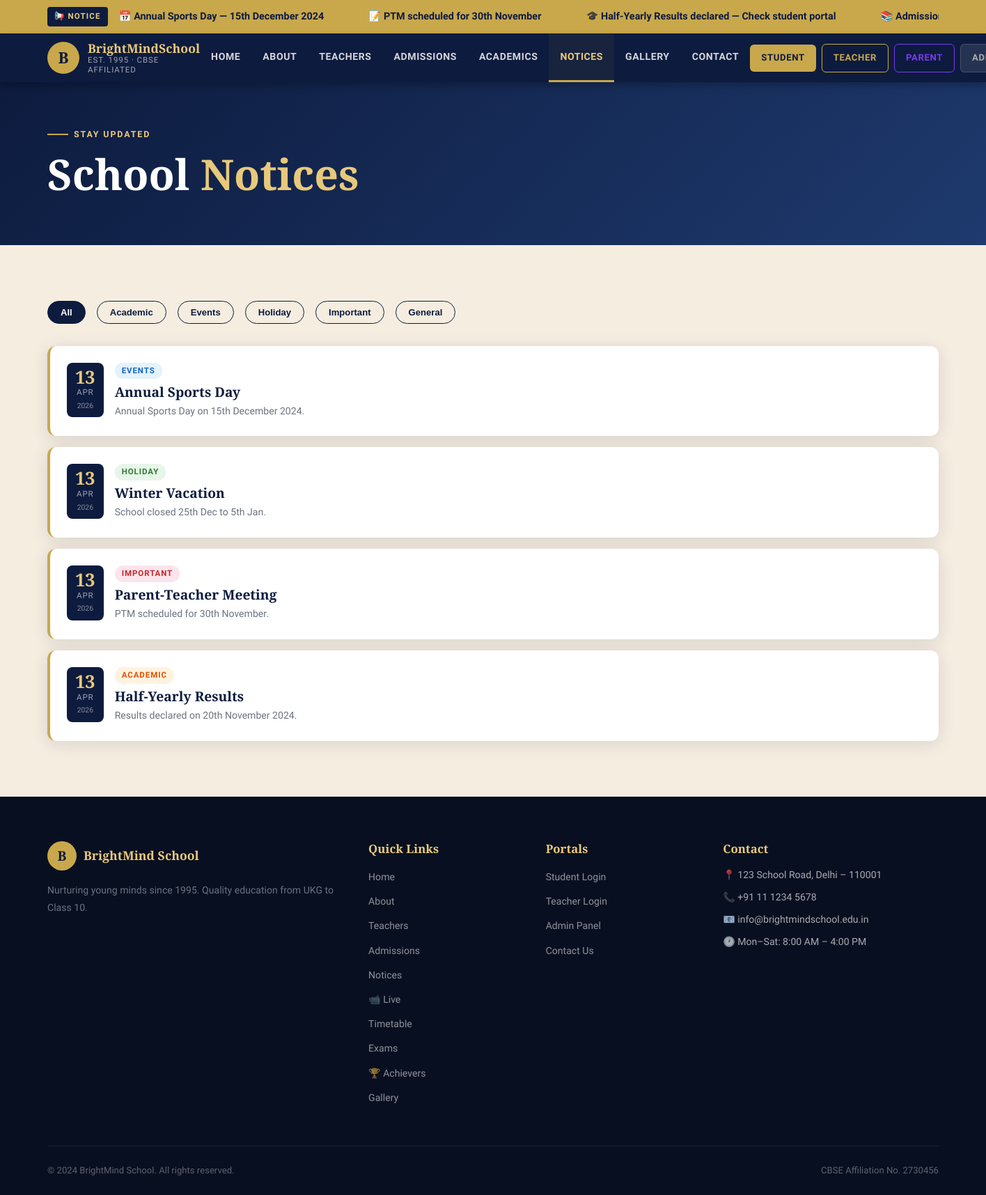
Screenshot of /notices with the database file from the repository.
### tables this page shows
CREATE TABLE notices (
            id INTEGER PRIMARY KEY AUTOINCREMENT,
            title TEXT NOT NULL, content TEXT NOT NULL,
            category TEXT DEFAULT "General",
            created_at TIMESTAMP DEFAULT CURRENT_TIMESTAMP
        );

### app.py (the view)
@app.route('/notices')
def notices():
    db = get_db()
    all_notices = db.execute('SELECT * FROM notices ORDER BY created_at DESC').fetchall()
    return render_template('notices.html', notices=all_notices)

### database/db.py (called while the page is built)
def get_db():
    db = getattr(g, '_database', None)
    if db is None:
        db = g._database = sqlite3.connect(DATABASE)
        db.row_factory = sqlite3.Row
        db.execute("PRAGMA foreign_keys = OFF")
    return db

### templates/notices.html (shortened to what this page needs)
{% extends 'base.html' %}
{% block content %}
<section style="background:linear-gradient(135deg,var(--navy),#1e3a6e);padding:4rem 2rem;color:var(--white);">
  <div style="max-width:1280px;margin:0 auto;">
    <div class="section-label" style="color:var(--gold-lt);">Stay Updated</div>
    <h1 style="color:var(--white);">School <em style="color:var(--gold-lt);font-style:normal;">Notices</em></h1>
  </div>
</section>
<section class="section bg-warm">
  <div class="section-inner">
    <div style="display:flex;flex-wrap:wrap;gap:1rem;margin-bottom:2rem;">
      {% for cat in ['All','Academic','Events','Holiday','Important','General'] %}
      <button onclick="filterNotice('{{ cat }}')" id="filter-{{ cat }}"
        style="padding:8px 18px;border-radius:20px;border:1.5px solid var(--navy);background:transparent;color:var(--navy);font-weight:700;font-size:0.82rem;cursor:pointer;transition:all 0.2s;">
        {{ cat }}
      </button>
      {% endfor %}
    </div>
    <div style="display:flex;flex-direction:column;gap:1rem;" id="noticeList">
      {% for notice in notices %}
      <div class="notice-card" data-cat="{{ notice['category'] }}">
        <div class="nc-date">
          <div class="day">{{ notice['created_at'][:10].split('-')[2] }}</div>
          <div class="mon">{{ ['Jan','Feb','Mar','Apr','May','Jun','Jul','Aug','Sep','Oct','Nov','Dec'][notice['created_at'][:10].split('-')[1]|int-1] }}</div>
          <div style="font-size:0.65rem;color:rgba(255,255,255,0.5);">{{ notice['created_at'][:4] }}</div>
        </div>
        <div class="nc-body" style="flex:1;">
          <div style="display:flex;align-items:center;gap:0.5rem;margin-bottom:0.4rem;">
            <span class="notice-badge badge-{{ notice['category']|lower }}">{{ notice['category'] }}</span>
          </div>
          <h4>{{ notice['title'] }}</h4>
          <p>{{ notice['content'] }}</p>
        </div>
      </div>
      {% endfor %}
    </div>
  </div>
</section>
{% endblock %}

### static/css/style.css (style rules this page uses)
:root { --navy: #0d1b3e; --navy-mid:#1a2f5e; --navy-lt: #243a73; --gold: #c9a84c; --gold-lt: #e8c97b; --gold-dk: #a07830; --cream: #fdf8f0; --warm: #f5ede0; --text: #1e1e2e; --muted: #6b7280; --white: #ffffff; --green: #2e7d32; --red: #c62828; --orange: #e65100; --shadow: 0 4px 24px rgba(13,27,62,0.12); --shadow-lg: 0 12px 48px rgba(13,27,62,0.18); --radius: 12px; --radius-lg: 20px; --transition: all 0.3s cubic-bezier(0.4, 0, 0.2, 1); }
*, *::before, *::after { box-sizing: border-box; margin: 0; padding: 0; }
html { scroll-behavior: smooth; font-size: 16px; }
body { font-family: 'Source Sans 3', sans-serif; color: var(--text); background: var(--cream); line-height: 1.7; overflow-x: hidden; }
h1,h2,h3,h4,h5 { font-family: 'Cormorant Garamond', serif; line-height: 1.25; }
h1 { font-size: clamp(2.2rem, 5vw, 3.8rem); font-weight: 700; }
h4 { font-size: 1.2rem; font-weight: 600; }
p { font-size: 1rem; color: var(--muted); }
.section { padding: 5rem 2rem; }
.section-inner { max-width: 1280px; margin: 0 auto; }
.section-label { font-size: 0.78rem; font-weight: 700; letter-spacing: 0.15em; text-transform: uppercase; color: var(--gold-dk); display: flex; align-items: center; gap: 8px; margin-bottom: 0.5rem; }
.section-label::before { content: ''; width: 30px; height: 2px; background: var(--gold); }
.bg-warm { background: var(--warm); }
.notice-card { background: var(--white); border-radius: var(--radius); padding: 1.5rem; border-left: 4px solid var(--gold); box-shadow: var(--shadow); display: flex; gap: 1rem; align-items: flex-start; transition: var(--transition); }
.notice-card .nc-date { text-align: center; flex-shrink: 0; background: var(--navy); color: var(--white); border-radius: 8px; padding: 8px 12px; min-width: 50px; }
.notice-card .nc-date .day { font-family: 'Cormorant Garamond', serif; font-size: 1.6rem; font-weight: 700; color: var(--gold-lt); line-height: 1; }
.notice-card .nc-date .mon { font-size: 0.72rem; text-transform: uppercase; letter-spacing: 0.08em; color: rgba(255,255,255,0.6); }
.notice-card .nc-body h4 { color: var(--navy); margin-bottom: 0.25rem; }
.notice-card .nc-body p { font-size: 0.88rem; }
.notice-badge { display: inline-block; font-size: 0.72rem; font-weight: 700; padding: 2px 10px; border-radius: 20px; text-transform: uppercase; letter-spacing: 0.08em; }
.badge-events { background: #e3f2fd; color: #1565c0; }
.badge-important { background: #fce4ec; color: #c62828; }
.badge-holiday { background: #e8f5e9; color: #2e7d32; }
.badge-academic { background: #fff3e0; color: #e65100; }

### rows the page displays
notices: created_at "13", created_at "APR", created_at "2026", category "EVENTS", title "Annual Sports Day", content "Annual Sports Day on 15th December 2024."
notices: created_at "13", created_at "APR", created_at "2026", category "HOLIDAY", title "Winter Vacation", content "School closed 25th Dec to 5th Jan."
notices: created_at "13", created_at "APR", created_at "2026", category "IMPORTANT", title "Parent-Teacher Meeting", content "PTM scheduled for 30th November."
notices: created_at "13", created_at "APR", created_at "2026", category "ACADEMIC", title "Half-Yearly Results", content "Results declared on 20th November 2024."

### other values shown
{{ cat }} "All" "Academic" "Events" "Holiday" "Important" "General"
